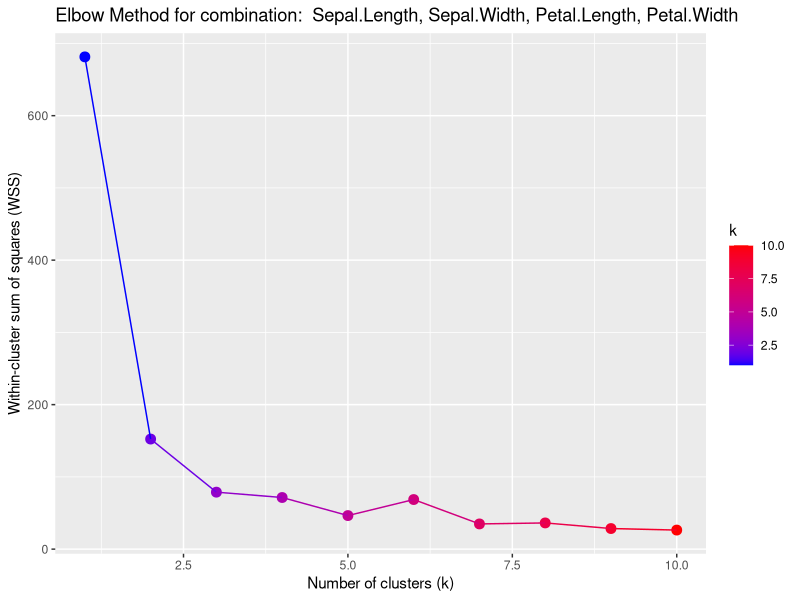

The R source for this figure:
## ---- chunk 1
library(ggplot2)
## ---- chunk 2
# load the Iris data
data(iris)
## ---- chunk 3
# create the find_elbow function
find_elbow <- function(wss_values) {
  # elbow finding logic here
  diff_wss <- diff(wss_values)
  diff_ratio <- diff(diff_wss)
  # +1 as diff reduces the length by 1
  return (which.max(diff_ratio) + 1)
}
## ---- chunk 4
# variables to store the best results
best_wss <- Inf
best_k <- NA
best_predictors <- NULL
## ---- chunk 5
# number of predictors
n_predictors <- ncol(iris[, 1:4])
## ---- chunk 6
set.seed(123)

# loop through all non-empty combinations of predictors
for (n in 1:n_predictors) {
  combinations <- combn(1:n_predictors, n)
  n_combinations <- ncol(combinations)

  for (i in 1:n_combinations) {
    predictors <- combinations[, i]
    # initialize WSS array
    wss <- numeric(10)  

    # find the best 'k' for the current combination
    for (k in 1:10) {
      km_out <- kmeans(iris[, predictors], centers=k)
      wss[k] <- km_out$tot.withinss
    }

    # use the elbow method to find the optimal k for this combination
    optimal_k <- find_elbow(wss)
    
    # plot elbow graph
    plot = ggplot(data.frame(k = 1:10, WSS = wss), aes(x = k, y = WSS)) +
    geom_point(aes(color = k), size = 3) +
    geom_line(aes(color = k)) +
    scale_color_gradient(low = "#0000FF", high = "#FF0000") +
    ggtitle(paste("Elbow Method for combination: ", paste(colnames(iris)[predictors], collapse = ", "))) +
    xlab("Number of clusters (k)") +
    ylab("Within-cluster sum of squares (WSS)")
    
    # check if the current combination is better
    if (wss[optimal_k] < best_wss) {
      best_wss <- wss[optimal_k]
      best_k <- optimal_k
      best_predictors <- predictors
    }
  }
}
print(plot)

## ---- chunk 7
# print the best results
cat("Best WSS:", best_wss, "\n")
cat("Best k:", best_k, "\n")
cat("Best predictors:", colnames(iris)[best_predictors], "\n")
## ---- chunk 8
# load the Iris data
data(iris)

# perform k-means clustering using Sepal.Width and k = 2
km_out <- kmeans(iris[, "Sepal.Width", drop = FALSE], centers = 2)

# add the cluster assignments back to the original Iris data frame
iris$Cluster <- km_out$cluster

# view the data with cluster assignments
head(iris)

# cluster assignments vs actual flower types
table(iris$Cluster, iris$Species)

